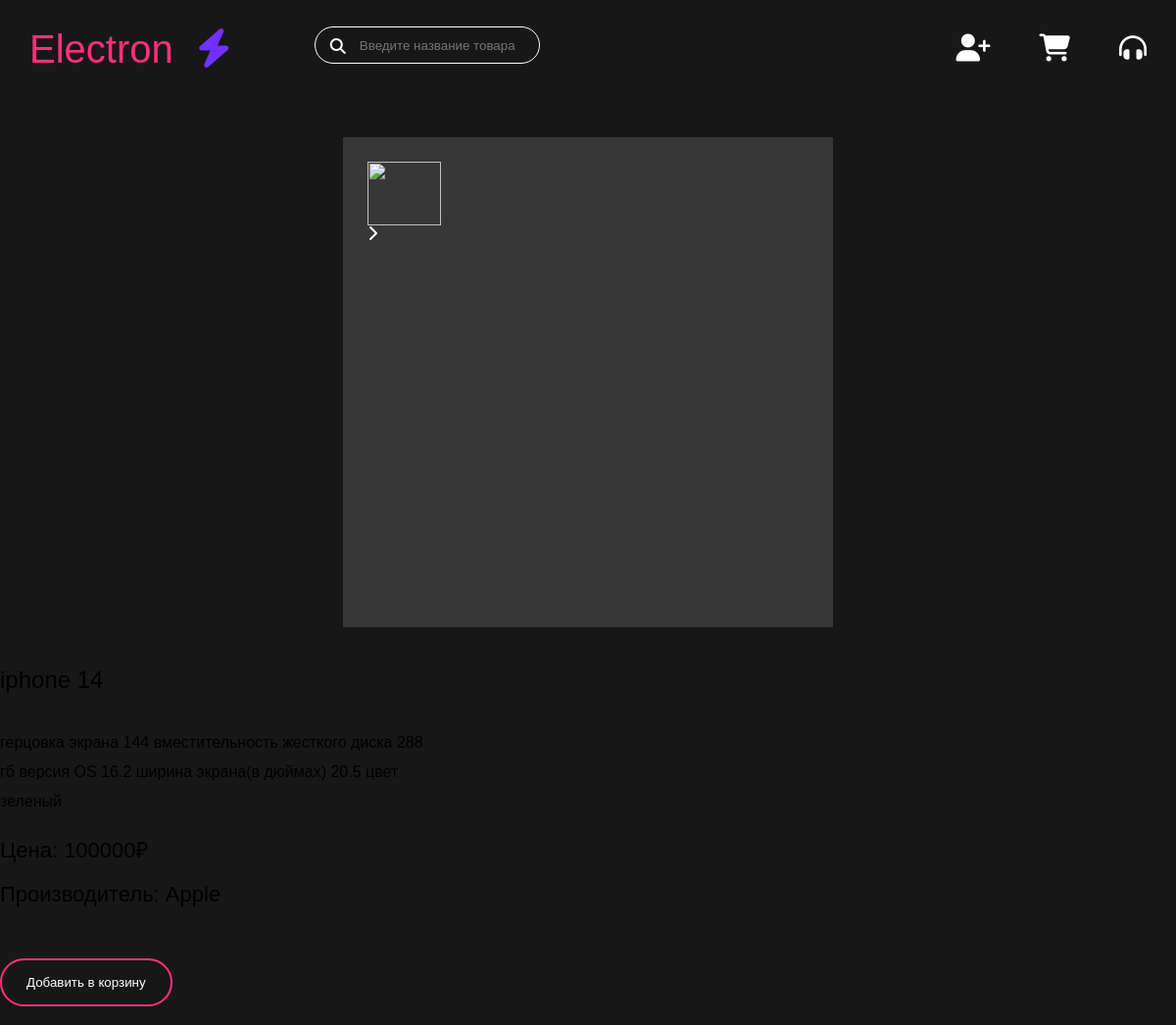
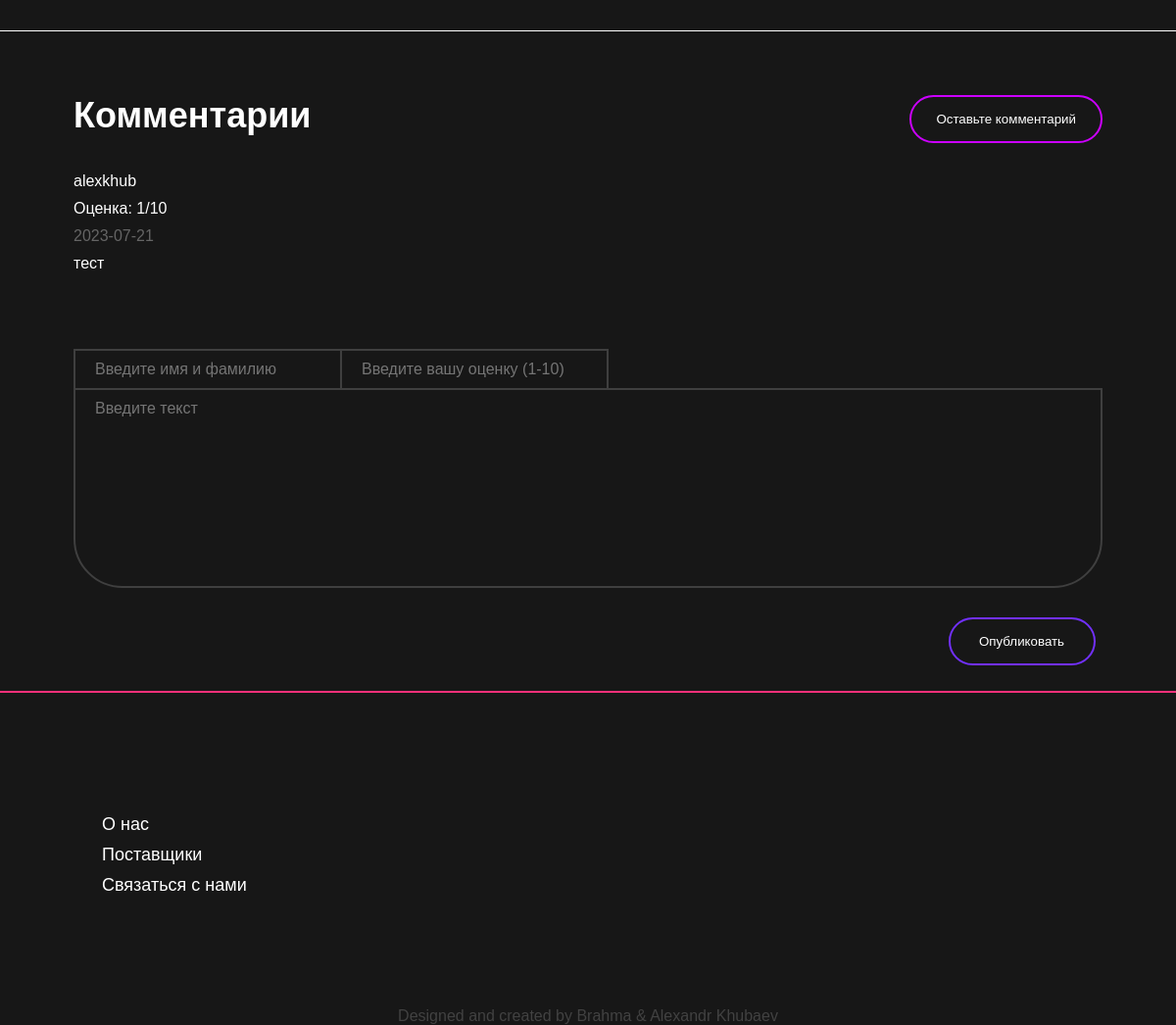
The page /show_product/iphone-14/ on the database its author committed (2 pictures, top to bottom).
### shop/models.py (models this page shows, shortened)
class Products(models.Model):
    product_name = models.CharField(max_length=70, verbose_name='Название продукта', unique=True, blank=True,
                                    db_index=True)
    first_price = models.IntegerField(verbose_name='Первоначальная цена')
    discount = models.FloatField(verbose_name='Скидка', default=0, blank=True)
    last_price = models.IntegerField(verbose_name='Конечная  цена', blank=True)
    numbers = models.IntegerField(verbose_name='Количество продуктов')
    category = models.ForeignKey('Category', on_delete=models.CASCADE, null=True, blank=True, verbose_name='Категория')
    slug = models.SlugField(max_length=70, unique=True, db_index=True, verbose_name='URL', )
    description = models.TextField(verbose_name="О продукте", blank=True)
    manufacturer = models.ForeignKey('Manufacturer', on_delete=models.PROTECT, null=True, verbose_name='Производитель')
    product_photos = SortedManyToManyField(Product_Images, verbose_name='Изображения')
    class Meta:
        verbose_name = 'Продукт'
        verbose_name_plural = 'Продукция'
        ordering = ['product_name']

class Manufacturer(models.Model):
    manufacturer_name = models.CharField(max_length=100, verbose_name="Наименование производителя", unique=True)
    country = models.CharField(max_length=40, verbose_name='Страна', blank=True)
    slug = models.SlugField(max_length=100, unique=True, db_index=True, verbose_name='URL', )
    class Meta:
        verbose_name = 'Производитель'
        verbose_name_plural = 'Производители'

class Users(AbstractUser):
    phone = models.CharField(max_length=20, verbose_name="Телефон", unique=True, blank=True)
    slug = AutoSlugField(populate_from='username', unique=True, db_index=True, verbose_name='URL', )
    birthday = models.DateTimeField(verbose_name='Дата рождения', blank=True, null=True)
    mailing_list = models.BooleanField(default=False , blank=True, verbose_name='Рассылка')
    address =  models.CharField(max_length=150, blank=True, verbose_name='Адрес', )
    class Meta:
        verbose_name = 'Пользователь'
        verbose_name_plural = 'Пользователи'

class Comments(models.Model):
    user = models.ForeignKey('Users', on_delete=models.CASCADE, verbose_name="Пользователь")
    product = models.ForeignKey('Products', on_delete=models.CASCADE, verbose_name="Продукты", related_name='comments')
    text = models.TextField(verbose_name="Комментарий", blank=True)
    rating = models.IntegerField(verbose_name='Оценка от 1 до 10 ')
    date = models.DateField(verbose_name='Время', auto_now_add=True, blank=True)
    class Meta:
        verbose_name = "Комментарий"
        verbose_name_plural = "Комментарии"
        ordering = ['rating']

### shop/views.py (the view)
# urls.py: path('show_product/<slug:product_slug>/', ProductDetailView.as_view(), name='show_product'),
class ProductDetailView(APIView):
    renderer_classes = [TemplateHTMLRenderer]
    template_name = 'shop/product.html'
    def get(self, request, product_slug):
        products = Products.objects.get(slug=product_slug)
        product_serializer = ProductDetailSerializer(products)
        return Response({'product': product_serializer.data})

### shop/templates/shop/product.html (shortened to what this page needs)
{% extends 'shop/base.html' %}
{%load static%}
{%block headblock%}
    <link href="https://allfont.net/allfont.css?fonts=sansation-regular" rel="stylesheet" type="text/css" />
    <link href="https://allfont.net/allfont.css?fonts=sansation-bold" rel="stylesheet" type="text/css" />
    <link href="https://allfont.net/allfont.css?fonts=sansation-light" rel="stylesheet" type="text/css" />
    <link type="text/css" rel="stylesheet" href="{% static 'css/base.css' %}">
    <link type="text/css" rel="stylesheet" href="{% static 'css/product.css' %}">
    <link type="text/css"  rel="stylesheet" href="{% static 'css/media-query-product.css' %}">
    <link type="text/css" rel="stylesheet" href="{% static 'css/media-query-header.css' %}">
{%endblock headblock%}
    {%block content%}
    <main class="main">
        <div class="product">
             <div class="product-img">
                    <div class="slider__item"><img src="{{img_item.img}}" alt=""></div>
                    <i class="fas fa-chevron-right"></i>
                </div>
            </div>
            <div class="product-description">
                <p class="product-title">{{product.product_name}}</p>
                <p class="product-description__text">{{product.description}}</p>
                    <div class="price">
                        {%if product.discount > 0%}
                         <p class="start-price">Цена: <span id="finish-price-number">{{product.last_price}}</span> <span id="start-price-number">{{product.first_price}}</span></p>
                        {%else%}
                         <p class="start-price">Цена: <span id="finish-price-number">{{product.last_price}}</span> </p>
                        <p class="manufacturer">Производитель: {{product.manufacturer}}</p>
                        {%endif%}
                    </div>
                    <div class="add-to-cart__button">
                        <button type="button">Добавить в корзину</button>
                    </div>
            </div>
        <div class="comments">
            <div class="users-comments">
                   <div class="user-comments__wrapper">
                       <div class="user-comments-title">
                            <h3 id="users-comments__title">Комментарии</h3>
                       </div>
                        <div class="user-comments__button">
                            <a href="#form-name"><button id="leave-a-comment__link">Оставьте комментарий</button></a>
                        </div>
                   </div>
                    <div class="users-comments__item">
                        {%for comment in product.comments%}
                        <p class="user-name">{{comment.user}}</p>
                        <p class="user-rating"> Оценка: {{comment.rating}}/10</p>
                        <p class="comment-date">{{comment.date}}</p>
                        <p class="comment-text">{{comment.text}}</p>
                        <br>
                        {%endfor%}
                    </div>
            </div>
            <div class="leave-a-comment">
                <form action="{% url 'add_comment'  %}" method="post" class="leave-a-comment__form">
                   <div class="name-rating-wrapper">
                        <input type="text" value="{{ user.username }}" name="username" class="field" id="form-name" placeholder="Введите имя и фамилию"  oninput="this.value=this.value.replace(/[^a-zA-Z А-ЯЁа-яё]/g,'');">
                        <input type="number" name="rating" class="field" id="form-rating" placeholder="Введите вашу оценку (1-10)" data-min="1" data-max="50">
                    </div>
                    <textarea name="text" id="form-text" cols="30" rows="10" placeholder="Введите текст"></textarea>
                    <button id="leave-a-comment__button" type="submit">Опубликовать</button>
                </form>
            </div>
        </div>
    </main>
    {%endblock%}

### shop/static/css/base.css (style rules this page uses)
* { padding: 0; margin: 0; font-family: 'Sansation Regular', arial; }
a { text-decoration: none; color: white; }
body { background-color: #171717; max-width: 1980px; margin: 0 auto; }

### shop/static/css/product.css (style rules this page uses)
html { scroll-padding-top: 20vh; }
button { position: relative; display: flex; justify-content: center; align-items: center; background-color: transparent; color: white; padding: 15px 25px; cursor: pointer; outline: none; border: none; border-radius: 100px; transition: .3s linear all; }
.product-img { position: relative; width: 450px; height: 450px; background-color: #373737; padding: 25px; transition: .3s ease-in-out width; }
.product-img img { position: absolute; width: 450px; height: 450px; }
.slider__item { position: relative; width: 75px; height: 65px; display: flex; justify-content: center; }
.slider__item img { position: absolute; height: 100%; width: 100%; }
.product { padding: 40px 72px; display: flex; justify-content: space-around; column-gap: 40px; color: white; }
.product-description__text { font-size: 18px; line-height: 30px; width: 570px; margin-top: 35px; }
.product-title { width: 500px; text-overflow: ellipsis; font-size: 32px; }
.price { font-size: 22px; margin-top: 20px; line-height: 30px; }
#finish-price-number::after { content: '₽'; }
.manufacturer { margin-top: 15px; }
.add-to-cart__button { margin-top: 50px; }
.add-to-cart__button button { border: 2px solid #FF307A; }
.comments { margin-top: 50px; border-top: 1px solid white; padding: 65px 75px; color: white; }
.user-comments__wrapper { display: flex; justify-content: space-between; }
#users-comments__title { font-size: 36px; }
.users-comments__item { margin-top: 30px; }
.users-comments__item p { margin-top: 10px; }
.comment-date { color: #656565; }
#leave-a-comment__link { border: 2px solid #CC00FF; transition: .3s ease-in-out; }
.leave-a-comment { margin-top: 60px; }
.leave-a-comment__form { position: relative; display: flex; flex-direction: column; }
.leave-a-comment__form input, textarea { background-color: transparent; border: 2px solid #3F3F3F; resize: none; padding: 10px 0; font-size: 16px; color: white; outline: none; transition: .3s ease-in-out background-color; padding-left: 20px; }
.name-rating-wrapper { display: flex; }
.name-rating-wrapper input { width: 250px; border-bottom: none; }
#form-name { position: relative; border-right: none; }
#form-rating { position: relative; }
#form-text { border-bottom-left-radius: 50px; border-bottom-right-radius: 50px; }
#leave-a-comment__button { position: absolute; border: 2px solid #7230FF; width: 150px; margin-top: 30px; top: 100%; left: 88%; }

### shop/static/css/media-query-product.css (style rules this page uses)
@media (max-width: 1260px) { .product-title { font-size: 24px; width: 400px; } }
@media (max-width: 1260px) { .product-description__text { line-height: 30px; font-size: 16px; width: 450px; } }
@media (max-width: 1260px) { #leave-a-comment__button { left: 85%; } }

### rows shown on the page
Products: product_name "iphone 14", description "герцовка экрана 144 вместительность жесткого диска 288 гб версия OS 16.2 ширина экрана(в дюймах) 20.5 цвет зеленый"
Manufacturer: manufacturer "Apple"
Users: user "alexkhub"
Comments: text "тест"

### other values the page prints
{{ product.last_price }} "100000"
{{ comment.rating }} "1"
{{ comment.date }} "2023-07-21"
